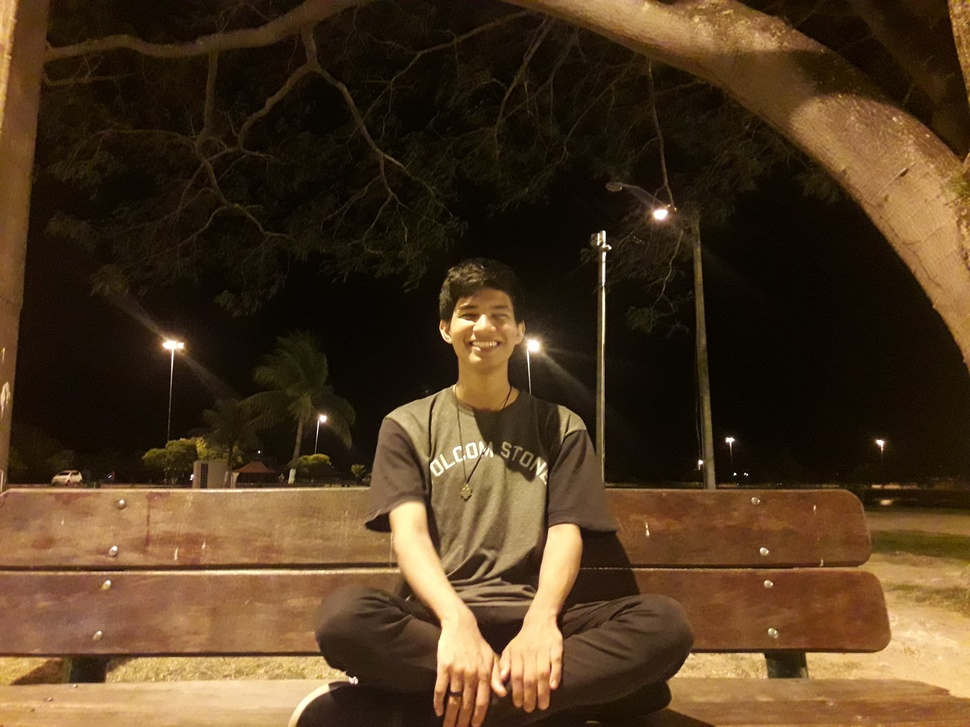
#> input picture face_scrapper/eu.jpg, 970 x 727 px, shrunk from 4128 x 3096 before the run
$ python app.py eu.jpg
#> lines starting #> are read from the running program, lines starting #| are printed output that depends on the picture; after the words box and inside, x2 and y2 are one past the last pixel; in counts of white or black regions, pixels touching at a corner belong together
import cv2
import sys

if len(sys.argv) <= 1:
    print ('Falta passar imagem por parametro')
    sys.exit()

imagePath = sys.argv[1]
image = cv2.imread(imagePath)
#> image is the input picture: shape (727, 970, 3); mean B, G, R 33.1, 57.2, 79
gray = cv2.cvtColor(image,cv2.COLOR_BGR2GRAY)
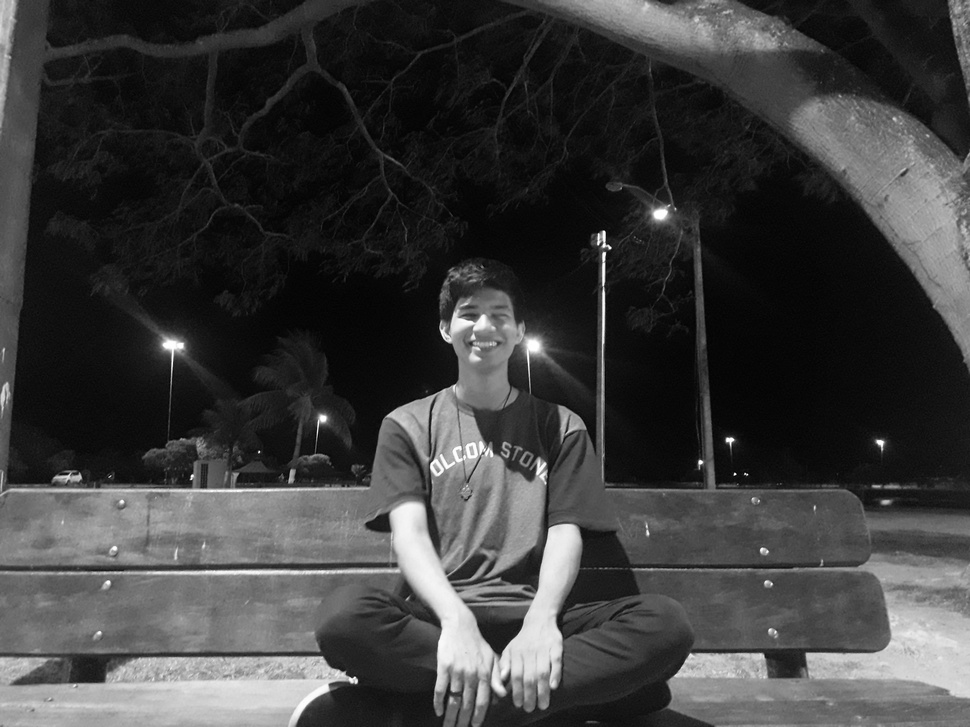
#> gray: shape (727, 970); min 1, max 255, mean 61

faceCascade = cv2.CascadeClassifier(cv2.data.haarcascades + "haarcascade_frontalface_default.xml")
faces = faceCascade.detectMultiScale(
        gray,
        scaleFactor=1.3,
        minNeighbors=3,
        minSize=(30, 30)
)
#> faces = [[442, 284, 82, 82]]

print("Found {0} Faces!".format(len(faces)))
#| Found 1 Faces!

for(x,y,w,h) in faces:
    cv2.rectangle(image,(x,y),(x+w,y+h),(0,255,0),2)
#> this loop made 1 pass
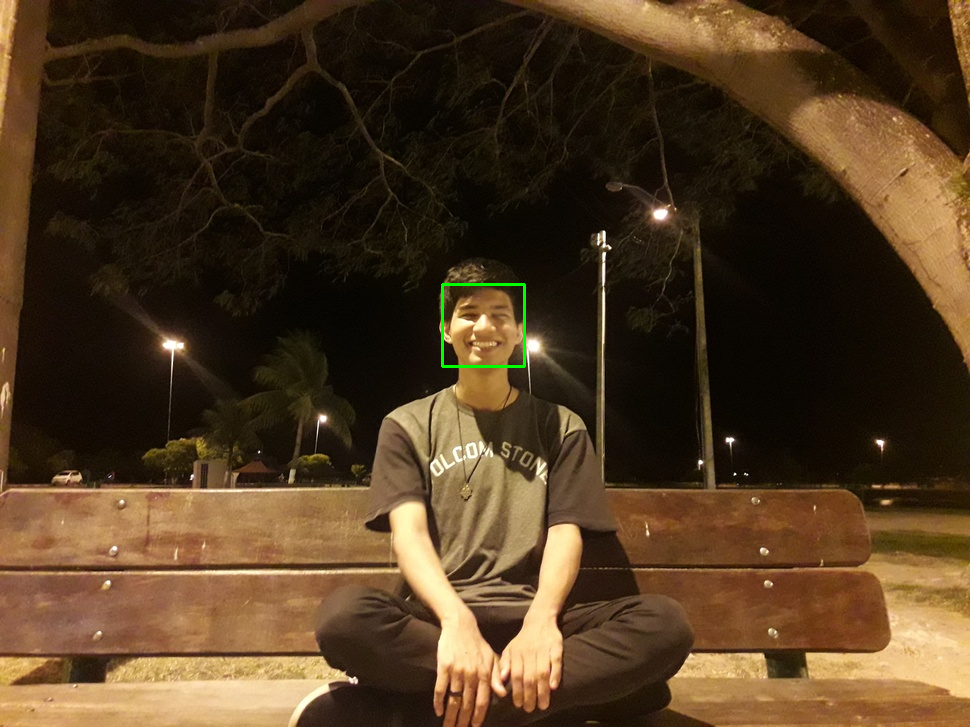
#> image: shape (727, 970, 3); 0.14% of pixels changed, all inside (x1, y1, x2, y2) = (441, 283, 526, 368)

status = cv2.imwrite('faces_detected.jpg', image)
print ("Image faces_detected.jpg written to filesystem: ",status)
#| Image faces_detected.jpg written to filesystem:  True
